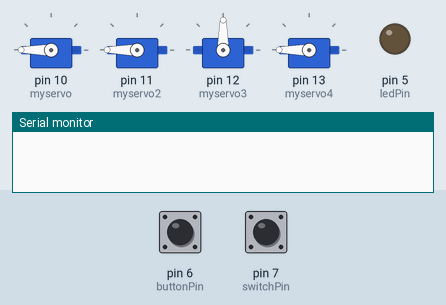
Recording of a sketch running on a simulated Arduino Uno, built with avr-gcc and run on an emulated ATmega328P. On the bench: 4 × servo, output pins drawn as LEDs (lit = HIGH), the last lines printed to the serial monitor. Inputs (shaded band) come from the test bench; at power-on: pin 6 (buttonPin) LOW, pin 7 (switchPin) LOW.

Above: at 4.2 s.
4.3 s: pin 6 (buttonPin) pulled HIGH for 0.15 s
At 4.9 s:
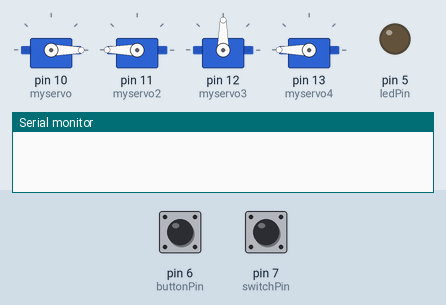
7.4 s: pin 7 (switchPin) pulled HIGH for 0.15 s
At 9.2 s:
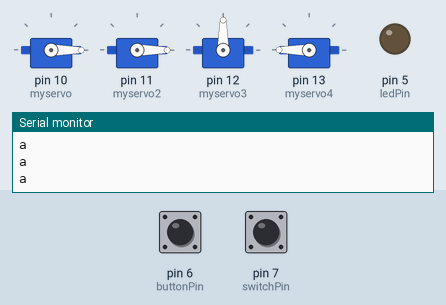
9.6 s: pin 6 (buttonPin) pulled HIGH for 1 s
At 12.8 s:
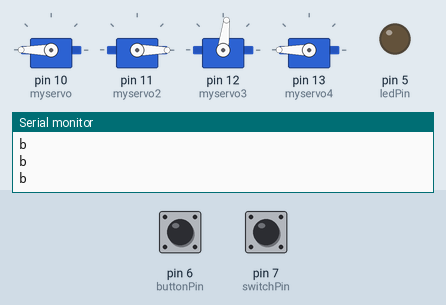
13.1 s: pin 6 (buttonPin) pulled HIGH for 0.15 s
At 14.4 s:
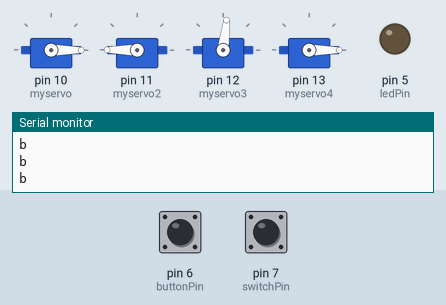
16.2 s: pin 7 (switchPin) pulled HIGH for 1 s
At 17.5 s:
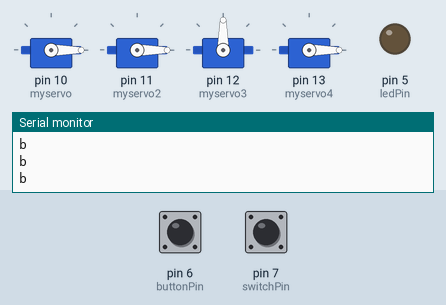
Timing chart, 0 to 19.2 s (numbered marks = the images above; inputs shaded):
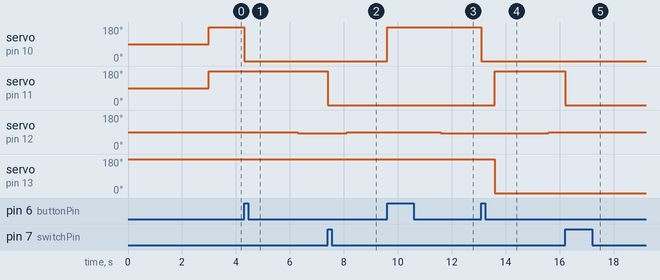

Measured:
- after the input at 4.3 s, servo on pin 10 (myservo): 180° → 0° at once; servo on pin 12 (myservo3): 90° → 83° after 2.0 s
- after the input at 7.4 s, servo on pin 11 (myservo2): 180° → 0° at once
- after the input at 9.6 s, servo on pin 10 (myservo): 0° → 180° at once; servo on pin 12 (myservo3): 90° → 83° after 2.0 s
- after the input at 13.1 s, servo on pin 10 (myservo): 180° → 0° at once; servo on pin 11 (myservo2): 0° → 180° after 0.50 s; servo on pin 12 (myservo3): 83° → 90° after 2.5 s; servo on pin 13 (myservo4): 180° → 0° after 0.50 s
- after the input at 16.2 s, servo on pin 11 (myservo2): 180° → 0° at once

The sketch:

subway_surfers_code.ino
```cpp
//Lauren Finnerty and Caden Clack
//Team Boston Tea
// Uses 4 servos to move the train, the character, a wall, and a barricade. Character servo is tracked
// by a button to simulate the actual game experience.


int buttonVal;
int numPresses = 0;
int trainTimer = 0;
const int buttonPin = 6;
const int switchPin = 7;
const int ledPin = 5;
int i = 0;
bool isRight = true;
bool isRight2 = true;
#include <Servo.h>
Servo myservo2;
Servo myservo;
Servo myservo3;
Servo myservo4;
void setup() {

  pinMode(buttonPin, INPUT);
  pinMode(switchPin, INPUT);
  pinMode(ledPin, OUTPUT);
  myservo.attach(10);
  myservo2.attach(11);
  myservo3.attach(12);
  myservo4.attach(13);
  myservo4.write(180);
  delay(3000);
  myservo.write(180);
  myservo2.write(180);
  myservo3.write(90);
  myservo4.write(180);
  Serial.begin(9600);

}

void loop() {
  buttonVal = digitalRead(buttonPin);


  //SWITCH - start of game, wall flips.
  if (digitalRead(switchPin) == HIGH){
    myservo2.write(0);
  }


  //BUTTON - switches Tricky from left to right track and vice versa
  if(buttonVal == HIGH && isRight){
    if(numPresses == 0){
      myservo.write(0);
    }
    else if(numPresses == 2){
      myservo.write(0);
      delay(500);
      myservo4.write(0);
      myservo2.write(180);
    }
    isRight = false;
    numPresses += 1;

    delay(2000);

  }
  else if(buttonVal == HIGH && !isRight){
    if(numPresses == 1){
      myservo.write(180);

    }
    isRight = true;
    numPresses += 1;


    delay(2000);

  }

// Tracks how many times the button has been pressed and moves objects accordingly.
  if(numPresses == 1 && trainTimer <= 600){
    myservo3.write(83);
    trainTimer += 1;
    Serial.println("a");
  }
  else if(numPresses == 2 && trainTimer <= 3100){
    myservo3.write(83);
    trainTimer += 1;
    Serial.println("b");
  }
  else{
    myservo3.write(90);
    //Serial.println("C");
  }


}
```
